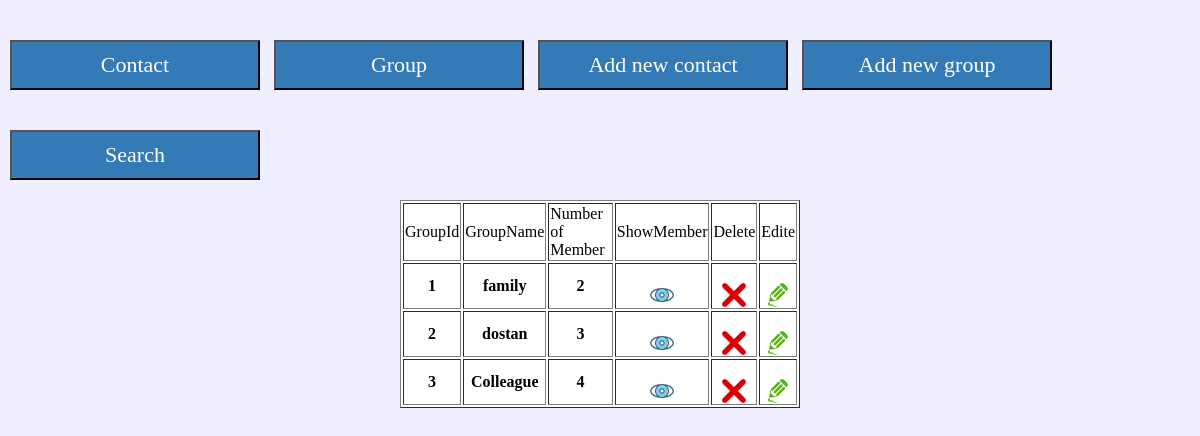
The app's page /group.php with its own data.
### tables this page shows
CREATE TABLE IF NOT EXISTS `group_type` (
  `id` int(20) NOT NULL AUTO_INCREMENT,
  `label` varchar(50) NOT NULL,
  PRIMARY KEY (`label`),
  UNIQUE KEY `id` (`id`)
);

### group.php (the view, shortened to what this page needs)
<?php
$database = new mysqli("localhost", "root", "", "phonebook");
$database->query("SET NAMES 'utf8'");
$result = $database->query("SELECT * FROM group_type");
$data = $result->fetch_all(MYSQLI_ASSOC);
$result2 = $database->query("SELECT * FROM book");
$data2 = $result2->fetch_all(MYSQLI_ASSOC);
?>
<html>
    <head>
        <link href="global.css" rel="stylesheet" type="text/css"/>
    </head>
    <body>
        <div>
            <a href="first.php"><button>Contact</button> </a>
            <a href="group.php"><button> Group</button> </a>
            <a href="add.php"><button> Add new contact</button> </a>
            <a href="addgroup.php"><button> Add new group</button> </a>
            <a href="search.php"><button> Search </button> </a>
            <table border="1">
                <tr>
                    <td> GroupId</td>
                    <td> GroupName</td>
                    <td> Number of Member</td>
                    <td> ShowMember</td>
                    <td> Delete</td>
                    <td> Edite</td>
                </tr>
                <?php
                foreach ($data as $v) {
                    echo '<tr>';
                    echo '<th>' . $v['id'] . '</th>';
                    echo '<th>' . $v['label'] . '</th>';
                    $count = 0;
                    foreach ($data2 as $c) {
                        if ($v['id'] == $c['grouptype'])
                            $count++;
                    }
                    echo '<th>' . $count . '</th>';
                    echo '<th><a href="showgroup.php?id=' . $v['id'] . '"><img src="images/eye.png"></a>';
                    echo '<th><a href="deletegroup.php?id=' . $v['id'] . '"><img src="images/delete.png"></a>';
                    echo '<th><a href="editgroup.php?id=' . $v['id'] . '"><img src="images/photo.png"></a>';
                    echo '</tr>';
                }
                ?>
            </table>
        </div>
    </body>
</html>

### global.css (style rules this page uses)
body { padding: 0; margin: 0; background-color: #eef; }
div { margin: 20px auto; }
a { display: inline; text-align: center; padding-left: 10px; padding-top: 30px; color: white; }
button { color: #ffffff; background-color: #337ab7; width: 250px; height: 50px; font-size: 22px; font-weight: normal; font-family: fantasy; margin-bottom: 20px; margin-top: 20px; }
table { width: 400px; margin: auto; background-color: white; }
img { display: block; margin: auto; }

### records on screen
group_type: id "1", label "family", count "2"
group_type: id "2", label "dostan", count "3"
group_type: id "3", label "Colleague", count "4"
